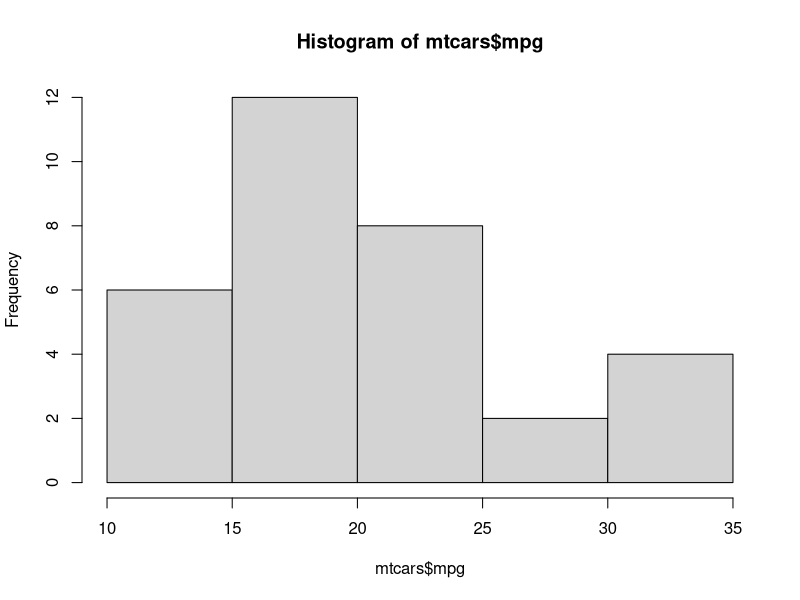
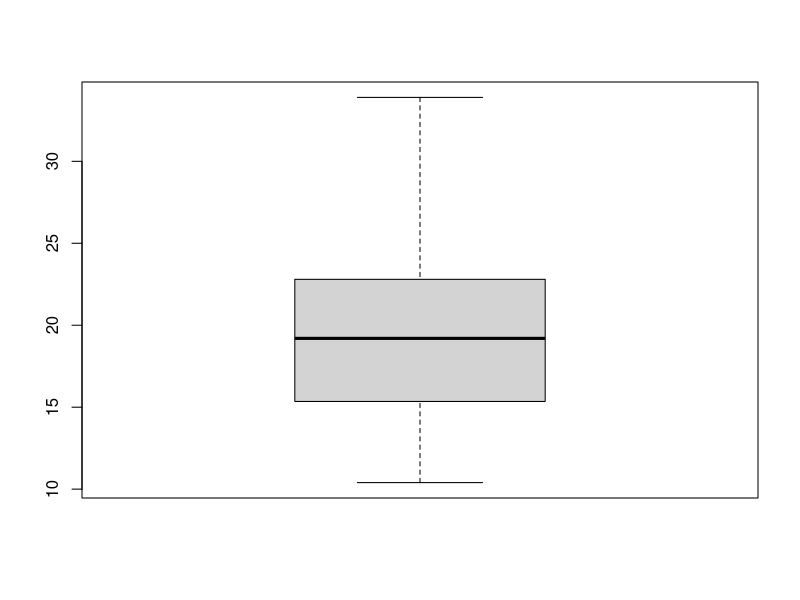
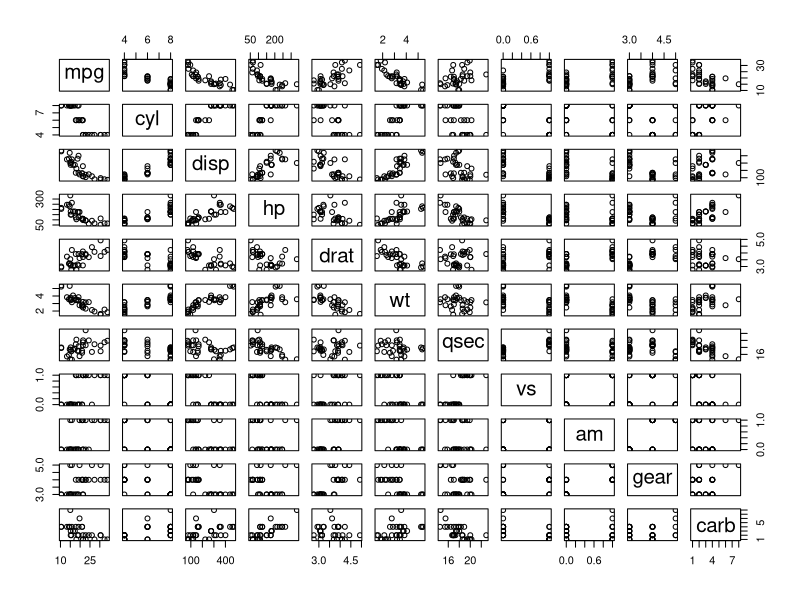

These charts were generated, in order, by the following R code: (Note: this script raises an error after producing the figures.)
data(mtcars)
head(mtcars, 10)
str(mtcars)


# 자료 요약 및 확인
summary(mtcars)

mtcars$mpg
mtcars[["mpg"]]
mtcars["mpg"]

mtcars
rownames(mtcars)
k <- data.frame(t(mtcars))

stem(mtcars$mpg)

hist(mtcars$mpg)
boxplot(mtcars$mpg)
plot(mtcars)
fivenum(mtcars$mpg)
quantile(mtcars$mpg)

order(mtcars$mpg)

mtcars <- mtcars[order(mtcars$mpg),]
head(mtcars)

rownames(mtcars)

order(rownames(mtcars))

mtcars <- mtcars[order(rownames(mtcars)),]
mtcars <- mtcars[order(mtcars$mpg, mtcars$wt),]
mtcars
head(mtcars)

# subset

data(mtcars)
table(mtcars$cyl)
mtcars$cyl <7
mtcars1 <- mtcars[mtcars$cyl <7,]
table(mtcars$cyl)

mtcars1 <- subset(mtcars, subset=cyl<7)
mtcars1

mtcars2 <- subset(mtcars1, select=c(mpg,cyl))
mtcars2

mtcars3 <- subset(mtcars1, subset=cyl==4, select=mpg)
mtcars3

mtcars4 <- subset(mtcars1, subset=cyl==4, select=cyl)
mtcars4

cbind(mtcars3, mtcars4)

# rbind
mtcars5 <- subset(mtcars2, mpg<21)
mtcars5

mtcars6 <- mtcars2[mtcars2$mpg>21,]
mtcars6

rbind(mtcars5, mtcars6)

name <- c("김철수", "이영희", "홍길동")
국어 <- c(90, 95, 80)
수학 <- c(100,95,85)

성적1 <- data.frame(name, 국어)
성적2 <- data.frame(name, 수학)

성적 <- merge(성적1, 성적2, by="name")

name <- c(name, "문건웅")
과학 <- c(80, 85, 90, 100)
성적3 <- data.frame(name, 과학)
성적3

cbind(성적, 성적3)

merge(성적, 성적3, by='name')
merge(성적, 성적3, by='name', all=T)

# summary of data

table(mtcars$cyl)
help(mtcars)
table(mtcars$cyl, mtcars$am)

mtcars$tm <- factor(mtcars$am, labels=c("automatic", "manual"))
# mtcars$tm <- ifelse(mtcars$am==0, "automatic", "manual)
table(mtcars$tm)

str(mtcars)
result <- table(mtcars$cyl, mtcars$tm)
result

chisq.test(result)
plot(result)
barplot(result, legend=paste(rownames(result), "cyl"))

result1 <- xtabs(~cyl+tm, data=mtcars)
result1

addmargins(result1)
chisq.test(result1)
